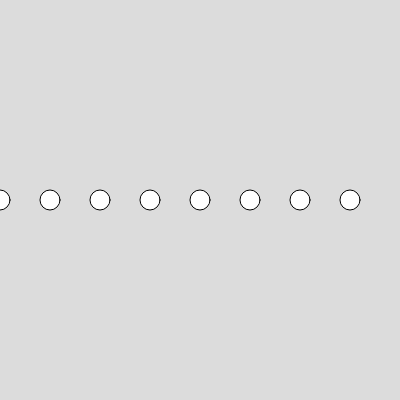
Frame 1 (no input)
Frame 60 (no input): identical to frame 1, image omitted
Frame 120 (the mouse pressed at the canvas centre since frame 60): identical to frame 1, image omitted

The p5.js sketch that drew this single still picture (run headless with seeded random() and noise() and a simulated clock; from frame 60 on, the mouse is pressed at the canvas centre):

// p5.js sketch
// ── sketch.js
function setup() {
  createCanvas(400, 400);
  background(220);
  
  let x = 0;
  
  while( x < 400 ){
  circle ( x, height/2, 20);
  x += 50;
}
  
}

function draw() {


}
